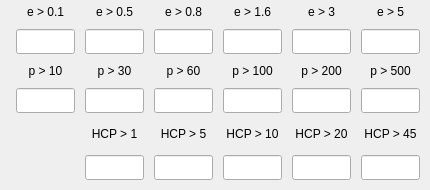
<?xml version="1.0" encoding="UTF-8"?>
<ui version="4.0">
 <class>Form</class>
 <widget class="QWidget" name="Form">
  <property name="geometry">
   <rect>
    <x>0</x>
    <y>0</y>
    <width>430</width>
    <height>190</height>
   </rect>
  </property>
  <property name="sizePolicy">
   <sizepolicy hsizetype="Expanding" vsizetype="Expanding">
    <horstretch>0</horstretch>
    <verstretch>0</verstretch>
   </sizepolicy>
  </property>
  <property name="minimumSize">
   <size>
    <width>430</width>
    <height>190</height>
   </size>
  </property>
  <property name="windowTitle">
   <string>Form</string>
  </property>
  <layout class="QGridLayout" name="gridLayout">
   <property name="topMargin">
    <number>5</number>
   </property>
   <property name="rightMargin">
    <number>5</number>
   </property>
   <property name="bottomMargin">
    <number>5</number>
   </property>
   <property name="horizontalSpacing">
    <number>5</number>
   </property>
   <property name="verticalSpacing">
    <number>0</number>
   </property>
   <item row="0" column="0">
    <spacer name="horizontalSpacer">
     <property name="orientation">
      <enum>Qt::Horizontal</enum>
     </property>
     <property name="sizeHint" stdset="0">
      <size>
       <width>40</width>
       <height>20</height>
      </size>
     </property>
    </spacer>
   </item>
   <item row="0" column="1">
    <layout class="QGridLayout" name="gridLayout_meas" rowstretch="0,0,0,0,0,0" columnstretch="0,0,0,0,0,0">
     <property name="sizeConstraint">
      <enum>QLayout::SetDefaultConstraint</enum>
     </property>
     <property name="leftMargin">
      <number>5</number>
     </property>
     <property name="topMargin">
      <number>0</number>
     </property>
     <property name="rightMargin">
      <number>5</number>
     </property>
     <property name="bottomMargin">
      <number>5</number>
     </property>
     <property name="spacing">
      <number>10</number>
     </property>
     <item row="0" column="5">
      <widget class="QLabel" name="label_7">
       <property name="styleSheet">
        <string notr="true">font: 10pt &quot;MS Shell Dlg 2&quot;;</string>
       </property>
       <property name="text">
        <string>e &gt; 5</string>
       </property>
       <property name="alignment">
        <set>Qt::AlignCenter</set>
       </property>
      </widget>
     </item>
     <item row="3" column="0">
      <widget class="QLineEdit" name="lineEdit_10">
       <property name="minimumSize">
        <size>
         <width>0</width>
         <height>25</height>
        </size>
       </property>
       <property name="styleSheet">
        <string notr="true">font: 10pt &quot;MS Shell Dlg 2&quot;;</string>
       </property>
       <property name="alignment">
        <set>Qt::AlignCenter</set>
       </property>
      </widget>
     </item>
     <item row="2" column="2">
      <widget class="QLabel" name="label_14">
       <property name="styleSheet">
        <string notr="true">font: 10pt &quot;MS Shell Dlg 2&quot;;</string>
       </property>
       <property name="text">
        <string>p &gt; 60</string>
       </property>
       <property name="alignment">
        <set>Qt::AlignCenter</set>
       </property>
      </widget>
     </item>
     <item row="2" column="3">
      <widget class="QLabel" name="label_15">
       <property name="styleSheet">
        <string notr="true">font: 10pt &quot;MS Shell Dlg 2&quot;;</string>
       </property>
       <property name="text">
        <string>p &gt; 100</string>
       </property>
       <property name="alignment">
        <set>Qt::AlignCenter</set>
       </property>
      </widget>
     </item>
     <item row="2" column="1">
      <widget class="QLabel" name="label_8">
       <property name="styleSheet">
        <string notr="true">font: 10pt &quot;MS Shell Dlg 2&quot;;</string>
       </property>
       <property name="text">
        <string>p &gt; 30</string>
       </property>
       <property name="alignment">
        <set>Qt::AlignCenter</set>
       </property>
      </widget>
     </item>
     <item row="2" column="5">
      <widget class="QLabel" name="label_17">
       <property name="styleSheet">
        <string notr="true">font: 10pt &quot;MS Shell Dlg 2&quot;;</string>
       </property>
       <property name="text">
        <string>p &gt; 500</string>
       </property>
       <property name="alignment">
        <set>Qt::AlignCenter</set>
       </property>
      </widget>
     </item>
     <item row="3" column="1">
      <widget class="QLineEdit" name="lineEdit_30">
       <property name="minimumSize">
        <size>
         <width>0</width>
         <height>25</height>
        </size>
       </property>
       <property name="styleSheet">
        <string notr="true">font: 10pt &quot;MS Shell Dlg 2&quot;;</string>
       </property>
       <property name="alignment">
        <set>Qt::AlignCenter</set>
       </property>
      </widget>
     </item>
     <item row="3" column="2">
      <widget class="QLineEdit" name="lineEdit_60">
       <property name="minimumSize">
        <size>
         <width>0</width>
         <height>25</height>
        </size>
       </property>
       <property name="styleSheet">
        <string notr="true">font: 10pt &quot;MS Shell Dlg 2&quot;;</string>
       </property>
       <property name="alignment">
        <set>Qt::AlignCenter</set>
       </property>
      </widget>
     </item>
     <item row="2" column="4">
      <widget class="QLabel" name="label_16">
       <property name="styleSheet">
        <string notr="true">font: 10pt &quot;MS Shell Dlg 2&quot;;</string>
       </property>
       <property name="text">
        <string>p &gt; 200</string>
       </property>
       <property name="alignment">
        <set>Qt::AlignCenter</set>
       </property>
      </widget>
     </item>
     <item row="3" column="3">
      <widget class="QLineEdit" name="lineEdit_100">
       <property name="minimumSize">
        <size>
         <width>0</width>
         <height>25</height>
        </size>
       </property>
       <property name="styleSheet">
        <string notr="true">font: 10pt &quot;MS Shell Dlg 2&quot;;</string>
       </property>
       <property name="alignment">
        <set>Qt::AlignCenter</set>
       </property>
      </widget>
     </item>
     <item row="0" column="4">
      <widget class="QLabel" name="label_6">
       <property name="styleSheet">
        <string notr="true">font: 10pt &quot;MS Shell Dlg 2&quot;;</string>
       </property>
       <property name="text">
        <string>e &gt; 3</string>
       </property>
       <property name="alignment">
        <set>Qt::AlignCenter</set>
       </property>
      </widget>
     </item>
     <item row="1" column="0">
      <widget class="QLineEdit" name="lineEdit_0_1">
       <property name="minimumSize">
        <size>
         <width>0</width>
         <height>25</height>
        </size>
       </property>
       <property name="styleSheet">
        <string notr="true">font: 10pt &quot;MS Shell Dlg 2&quot;;</string>
       </property>
       <property name="text">
        <string/>
       </property>
       <property name="alignment">
        <set>Qt::AlignCenter</set>
       </property>
       <property name="readOnly">
        <bool>true</bool>
       </property>
      </widget>
     </item>
     <item row="0" column="1">
      <widget class="QLabel" name="label_2">
       <property name="styleSheet">
        <string notr="true">font: 10pt &quot;MS Shell Dlg 2&quot;;</string>
       </property>
       <property name="text">
        <string>e &gt; 0.5</string>
       </property>
       <property name="alignment">
        <set>Qt::AlignCenter</set>
       </property>
      </widget>
     </item>
     <item row="4" column="1">
      <widget class="QLabel" name="label_5">
       <property name="styleSheet">
        <string notr="true">font: 10pt &quot;MS Shell Dlg 2&quot;;</string>
       </property>
       <property name="text">
        <string>HCP &gt; 1</string>
       </property>
       <property name="alignment">
        <set>Qt::AlignCenter</set>
       </property>
      </widget>
     </item>
     <item row="3" column="5">
      <widget class="QLineEdit" name="lineEdit_500">
       <property name="minimumSize">
        <size>
         <width>0</width>
         <height>25</height>
        </size>
       </property>
       <property name="styleSheet">
        <string notr="true">font: 10pt &quot;MS Shell Dlg 2&quot;;</string>
       </property>
       <property name="alignment">
        <set>Qt::AlignCenter</set>
       </property>
      </widget>
     </item>
     <item row="3" column="4">
      <widget class="QLineEdit" name="lineEdit_200">
       <property name="minimumSize">
        <size>
         <width>0</width>
         <height>25</height>
        </size>
       </property>
       <property name="styleSheet">
        <string notr="true">font: 10pt &quot;MS Shell Dlg 2&quot;;</string>
       </property>
       <property name="alignment">
        <set>Qt::AlignCenter</set>
       </property>
      </widget>
     </item>
     <item row="1" column="1">
      <widget class="QLineEdit" name="lineEdit_0_5">
       <property name="minimumSize">
        <size>
         <width>0</width>
         <height>25</height>
        </size>
       </property>
       <property name="styleSheet">
        <string notr="true">font: 10pt &quot;MS Shell Dlg 2&quot;;</string>
       </property>
       <property name="alignment">
        <set>Qt::AlignCenter</set>
       </property>
       <property name="readOnly">
        <bool>true</bool>
       </property>
      </widget>
     </item>
     <item row="0" column="3">
      <widget class="QLabel" name="label_4">
       <property name="styleSheet">
        <string notr="true">font: 10pt &quot;MS Shell Dlg 2&quot;;</string>
       </property>
       <property name="text">
        <string>e &gt; 1.6</string>
       </property>
       <property name="alignment">
        <set>Qt::AlignCenter</set>
       </property>
      </widget>
     </item>
     <item row="1" column="2">
      <widget class="QLineEdit" name="lineEdit_0_8">
       <property name="minimumSize">
        <size>
         <width>0</width>
         <height>25</height>
        </size>
       </property>
       <property name="styleSheet">
        <string notr="true">font: 10pt &quot;MS Shell Dlg 2&quot;;</string>
       </property>
       <property name="alignment">
        <set>Qt::AlignCenter</set>
       </property>
       <property name="readOnly">
        <bool>true</bool>
       </property>
      </widget>
     </item>
     <item row="1" column="3">
      <widget class="QLineEdit" name="lineEdit_1_6">
       <property name="minimumSize">
        <size>
         <width>0</width>
         <height>25</height>
        </size>
       </property>
       <property name="styleSheet">
        <string notr="true">font: 10pt &quot;MS Shell Dlg 2&quot;;</string>
       </property>
       <property name="alignment">
        <set>Qt::AlignCenter</set>
       </property>
       <property name="readOnly">
        <bool>true</bool>
       </property>
      </widget>
     </item>
     <item row="4" column="2">
      <widget class="QLabel" name="label_9">
       <property name="styleSheet">
        <string notr="true">font: 10pt &quot;MS Shell Dlg 2&quot;;</string>
       </property>
       <property name="text">
        <string>HCP &gt; 5</string>
       </property>
       <property name="alignment">
        <set>Qt::AlignCenter</set>
       </property>
      </widget>
     </item>
     <item row="0" column="2">
      <widget class="QLabel" name="label_3">
       <property name="styleSheet">
        <string notr="true">font: 10pt &quot;MS Shell Dlg 2&quot;;</string>
       </property>
       <property name="text">
        <string>e &gt; 0.8</string>
       </property>
       <property name="alignment">
        <set>Qt::AlignCenter</set>
       </property>
      </widget>
     </item>
     <item row="1" column="5">
      <widget class="QLineEdit" name="lineEdit_5">
       <property name="minimumSize">
        <size>
         <width>0</width>
         <height>25</height>
        </size>
       </property>
       <property name="styleSheet">
        <string notr="true">font: 10pt &quot;MS Shell Dlg 2&quot;;</string>
       </property>
       <property name="alignment">
        <set>Qt::AlignCenter</set>
       </property>
       <property name="readOnly">
        <bool>true</bool>
       </property>
      </widget>
     </item>
     <item row="1" column="4">
      <widget class="QLineEdit" name="lineEdit_3">
       <property name="minimumSize">
        <size>
         <width>0</width>
         <height>25</height>
        </size>
       </property>
       <property name="styleSheet">
        <string notr="true">font: 10pt &quot;MS Shell Dlg 2&quot;;</string>
       </property>
       <property name="alignment">
        <set>Qt::AlignCenter</set>
       </property>
       <property name="readOnly">
        <bool>true</bool>
       </property>
      </widget>
     </item>
     <item row="4" column="3">
      <widget class="QLabel" name="label_10">
       <property name="sizePolicy">
        <sizepolicy hsizetype="Expanding" vsizetype="Expanding">
         <horstretch>0</horstretch>
         <verstretch>0</verstretch>
        </sizepolicy>
       </property>
       <property name="styleSheet">
        <string notr="true">font: 10pt &quot;MS Shell Dlg 2&quot;;</string>
       </property>
       <property name="text">
        <string>HCP &gt; 10</string>
       </property>
       <property name="alignment">
        <set>Qt::AlignCenter</set>
       </property>
      </widget>
     </item>
     <item row="0" column="0">
      <widget class="QLabel" name="label">
       <property name="styleSheet">
        <string notr="true">font: 10pt &quot;MS Shell Dlg 2&quot;;</string>
       </property>
       <property name="text">
        <string>e &gt; 0.1</string>
       </property>
       <property name="alignment">
        <set>Qt::AlignCenter</set>
       </property>
      </widget>
     </item>
     <item row="2" column="0">
      <widget class="QLabel" name="label_18">
       <property name="styleSheet">
        <string notr="true">font: 10pt &quot;MS Shell Dlg 2&quot;;</string>
       </property>
       <property name="text">
        <string>p &gt; 10</string>
       </property>
       <property name="alignment">
        <set>Qt::AlignCenter</set>
       </property>
      </widget>
     </item>
     <item row="4" column="5">
      <widget class="QLabel" name="label_12">
       <property name="styleSheet">
        <string notr="true">font: 10pt &quot;MS Shell Dlg 2&quot;;</string>
       </property>
       <property name="text">
        <string>HCP &gt; 45</string>
       </property>
       <property name="alignment">
        <set>Qt::AlignCenter</set>
       </property>
      </widget>
     </item>
     <item row="4" column="4">
      <widget class="QLabel" name="label_11">
       <property name="styleSheet">
        <string notr="true">font: 10pt &quot;MS Shell Dlg 2&quot;;</string>
       </property>
       <property name="text">
        <string>HCP &gt; 20</string>
       </property>
       <property name="alignment">
        <set>Qt::AlignCenter</set>
       </property>
      </widget>
     </item>
     <item row="5" column="1">
      <widget class="QLineEdit" name="lineEdit_hcp_1">
       <property name="minimumSize">
        <size>
         <width>0</width>
         <height>25</height>
        </size>
       </property>
       <property name="styleSheet">
        <string notr="true">font: 10pt &quot;MS Shell Dlg 2&quot;;</string>
       </property>
      </widget>
     </item>
     <item row="5" column="2">
      <widget class="QLineEdit" name="lineEdit_hcp_5">
       <property name="minimumSize">
        <size>
         <width>0</width>
         <height>25</height>
        </size>
       </property>
       <property name="styleSheet">
        <string notr="true">font: 10pt &quot;MS Shell Dlg 2&quot;;</string>
       </property>
      </widget>
     </item>
     <item row="5" column="3">
      <widget class="QLineEdit" name="lineEdit_hcp_10">
       <property name="minimumSize">
        <size>
         <width>0</width>
         <height>25</height>
        </size>
       </property>
       <property name="styleSheet">
        <string notr="true">font: 10pt &quot;MS Shell Dlg 2&quot;;</string>
       </property>
      </widget>
     </item>
     <item row="5" column="4">
      <widget class="QLineEdit" name="lineEdit_hcp_20">
       <property name="minimumSize">
        <size>
         <width>0</width>
         <height>25</height>
        </size>
       </property>
       <property name="styleSheet">
        <string notr="true">font: 10pt &quot;MS Shell Dlg 2&quot;;</string>
       </property>
      </widget>
     </item>
     <item row="5" column="5">
      <widget class="QLineEdit" name="lineEdit_hcp_45">
       <property name="minimumSize">
        <size>
         <width>0</width>
         <height>25</height>
        </size>
       </property>
       <property name="styleSheet">
        <string notr="true">font: 10pt &quot;MS Shell Dlg 2&quot;;</string>
       </property>
      </widget>
     </item>
    </layout>
   </item>
   <item row="0" column="2">
    <spacer name="horizontalSpacer_2">
     <property name="orientation">
      <enum>Qt::Horizontal</enum>
     </property>
     <property name="sizeHint" stdset="0">
      <size>
       <width>40</width>
       <height>20</height>
      </size>
     </property>
    </spacer>
   </item>
  </layout>
 </widget>
 <resources/>
 <connections/>
</ui>
